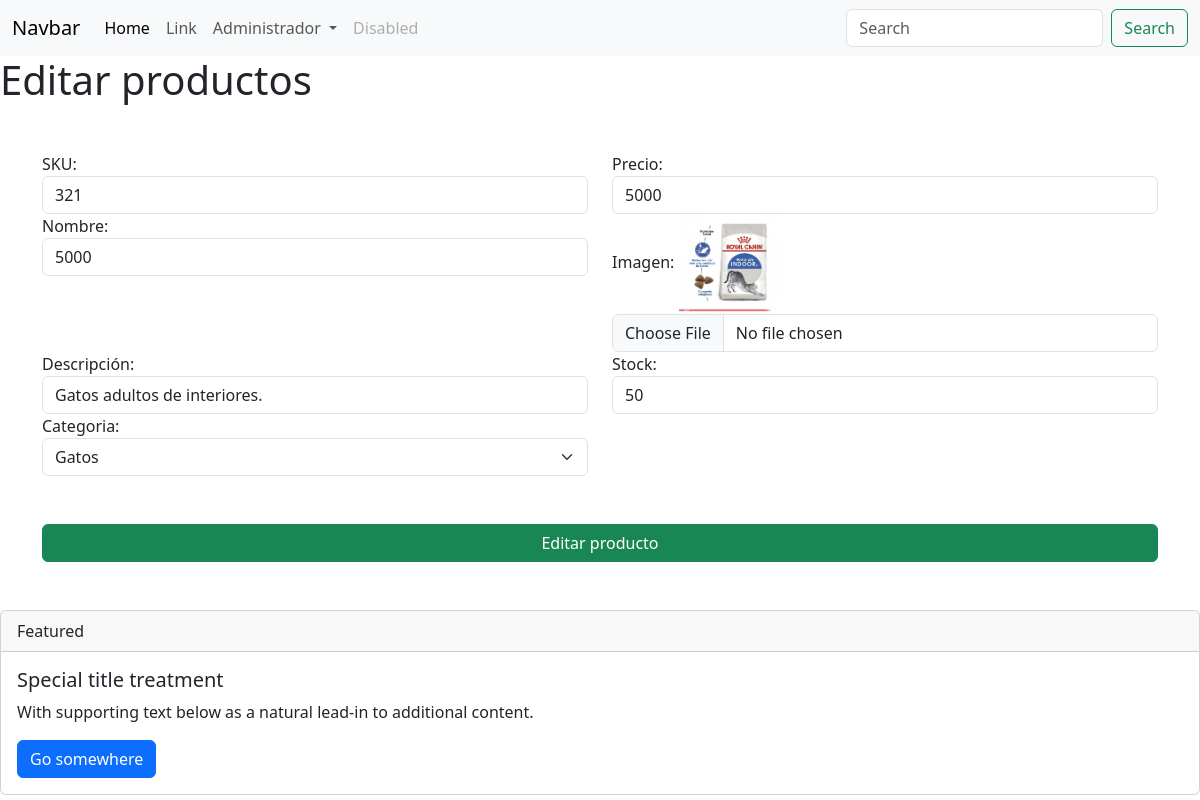
Screenshot of /editarProducto/321 with the database file from the repository.
### apps/Tienda/models.py (models this page shows, shortened)
class Producto(models.Model):
    sku = models.IntegerField(primary_key=True)
    precio = models.IntegerField()
    nombre = models.CharField(max_length=50)
    imagen = models.ImageField(upload_to="imagenesProducto")
    descripcion = models.CharField(max_length=200)
    stock = models.IntegerField()
    fechaAgregar = models.DateField(auto_now_add=True)
    categoria_id = models.ForeignKey(Categoria, on_delete=models.CASCADE)

class Categoria(models.Model):
    id_categoria = models.AutoField(primary_key=True)
    nombre = models.CharField(max_length=20)

### apps/Tienda/views.py (the view)
# urls.py: path('editarProducto/<sku>',views.cargarEditarProducto),
def cargarEditarProducto(request,sku):
    producto = Producto.objects.get(sku = sku)
    categorias = Categoria.objects.all()
    return render(request,"editarProducto.html",{"prod":producto,"cate":categorias})

### apps/Tienda/templates/editarProducto.html (shortened to what this page needs)
{% extends './base.html' %}
{% load static %}
{% block body %}
    <h1>Editar productos</h1>
    <div class="container mb-5 mt-5">
        <form id="formEditarProducto" action="/editarProductoForm" method="POST" enctype="multipart/form-data"> {% csrf_token %}
            <div class="row">
                <div class="col-md-6">
                    <label for="txtSku">SKU:</label>
                    <input value="{{prod.sku}}" name="txtSku" id="txtSku" class="form-control" type="text">
                </div>
                <div class="col-md-6">
                    <label for="txtPrecio">Precio:</label>
                    <input value="{{prod.precio}}" name="txtPrecio" id="txtPrecio" class="form-control" type="text">
                </div>
                <div class="col-md-6">
                    <label for="txtNombre">Nombre:</label>
                    <input value="{{prod.precio}}" name="txtNombre" id="txtNombre" class="form-control" type="text">
                </div>
                <div class="col-md-6">
                    <label for="txtImagen">Imagen:</label>
                    <img src="{{prod.imagen.url}}" height="100" alt="">
                    <input name="txtImagen" id="txtImagen" class="form-control" type="file">
                </div>
                <div class="col-md-6">
                    <label for="txtDescripcion">Descripción:</label>
                    <input value="{{prod.descripcion}}" name="txtDescripcion" id="txtDescripcion" class="form-control" type="text">
                </div>
                <div class="col-md-6">
                    <label for="txtStock">Stock:</label>
                    <input value="{{prod.stock}}" name="txtStock" id="txtStock" class="form-control" type="text">
                </div>
                <div class="col-md-6">
                    <label for="txtSku">Categoria:</label>
                    <select name="cmbCategoria" id="cmbCategoria" class="form-select" aria-label="Default select example">
                        {% for i in cate %}
                        <option value="{{i.id_categoria}}" {% if i.id_categoria == prod.categoria_id.id_categoria %} selected {% endif %} >{{i.nombre}}</option>
                        {% endfor %}
                      </select>
                </div>
            </div>
            <button class="btn btn-success mt-5 w-100">Editar producto</button>
        </form>
    </div>
{% endblock %}

### rows the page displays
Producto: txtSku "321", txtPrecio "5000", txtNombre "5000", imagen (picture), txtDescripcion "Gatos adultos de interiores.", txtStock "50", cmbCategoria "Gatos"
